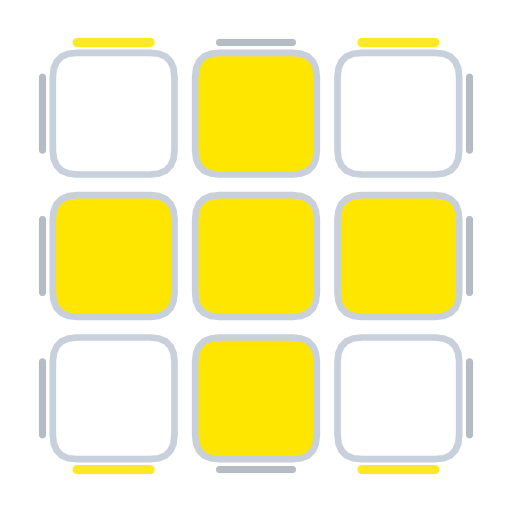
#> input picture oll/oll-01-512x512.png, 512 x 512 px
$ python -i signature.py   (imports and definitions only)
#> lines starting #> are read from the running program, lines starting #| are printed output that depends on the picture
# -*- coding: utf-8 -*-
"""从公式合集页的图里读出「签名」，用于和公式算出的局面比对。

图是应用导出的 SVG 光栅化结果，几何固定，所以按比例取样即可：
    cell=1  gap=0.17  pad=0.13*board   导出为正方形
"""
from PIL import Image

CELL, GAP = 1.0, 0.17
BOARD = 3 * (CELL + GAP) - GAP
PAD = 0.13 * BOARD
TOTAL = BOARD + 2 * PAD
PITCH = CELL + GAP
BAR_OFF = 0.085


def make_sampler(size):
    k = size / TOTAL
    return lambda x, y: (int(round(x * k)), int(round(y * k)))


def is_yellow(p):
    r, g, b = p[:3]
    return r > 200 and g > 170 and b < 120


def face_of(p):
    """PLL 侧面色带 -> 面字母。配色：U黄 F蓝 R红 B绿 L橙"""
    r, g, b = p[:3]
    if r > 200 and g > 200 and b < 120: return 'U'
    if b > 120 and r < 110 and g < 140: return 'F'
    if r > 140 and g < 110 and b < 110: return 'R'
    if g > 110 and r < 130 and b < 130: return 'B'
    if r > 190 and 110 < g < 190 and b < 110: return 'L'
    return '?'


def cell_center(r, c):
    return (PAD + c * PITCH + CELL / 2, PAD + r * PITCH + CELL / 2)


def bar_pt(face, i):
    """face: B(上) L(左) R(右) F(下)，i = 0..2"""
    if face == 'B': return (PAD + i * PITCH + CELL / 2, PAD - BAR_OFF)
    if face == 'F': return (PAD + i * PITCH + CELL / 2, PAD + BOARD + BAR_OFF)
    if face == 'L': return (PAD - BAR_OFF, PAD + i * PITCH + CELL / 2)
    return (PAD + BOARD + BAR_OFF, PAD + i * PITCH + CELL / 2)


def is_top_colour(rgb):
    """顶面「已朝向」那一格的颜色：白天紫 #7E6FC7、夜晚黄 #FFE600 都算。

    两套图除了顶面颜色完全一样，签名只看「这一格有没有涂上顶面色」，
    所以两种都要认 —— 否则白天那套读出来全是 0。"""
    r, g, b = rgb[:3]
    if r > 200 and g > 200 and b < 120:            # 黄
        return True
    return 105 < r < 145 and 90 < g < 130 and 175 < b < 220   # 紫


def read_oll(path):
    """OLL 图 -> (顶面 9 位顶面色, 侧边 12 位划线)"""
#> called with path = '../oll/oll-01-512x512.png'
    im = Image.open(path).convert('RGB')
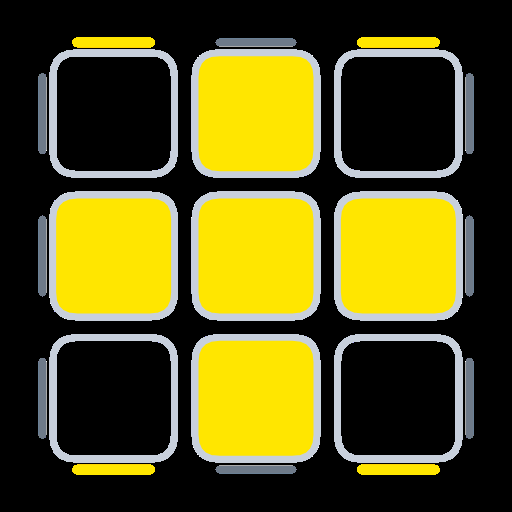
#> im: PIL image 512x512 RGB; mean R, G, B 91.6, 86.3, 28.3
    px = make_sampler(im.width)
    top = ''.join('1' if is_top_colour(im.getpixel(px(*cell_center(r, c)))) else '0'
                  for r in range(3) for c in range(3))
#> top = '010111010'
    bars = ''
    for face in 'BLRF':
        for i in range(3):
            bars += '1' if is_top_colour(im.getpixel(px(*bar_pt(face, i)))) else '0'
#> after the loop, bars = '101000000101'
    return top, bars


def read_pll(path):
    """PLL 图 -> 12 条侧面色带的面字母"""
    im = Image.open(path).convert('RGB')
    px = make_sampler(im.width)
    out = ''
    for face in 'BLRF':
        for i in range(3):
            out += face_of(im.getpixel(px(*bar_pt(face, i))))
    return out


def read(kind, path):
    return read_oll(path) if kind == 'oll' else read_pll(path)


# [12 lines not run here, left out]

>>> result = read_oll('../oll/oll-01-512x512.png')
#> result = ('010111010', '101000000101')

$ run again, on oll/oll-03-512x512.png
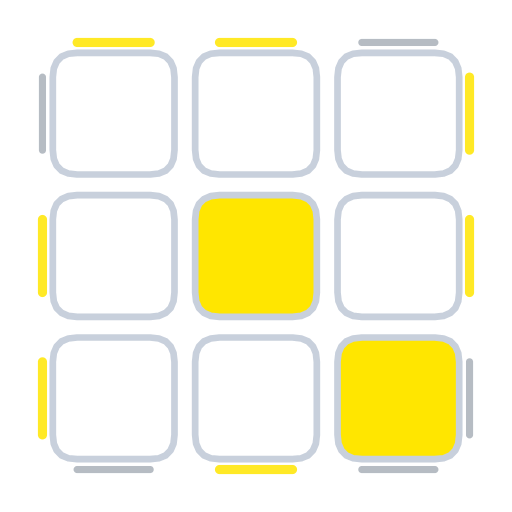
#> input picture oll/oll-03-512x512.png, 512 x 512 px
#> in read_oll, `im = Image.open(path).convert('RGB')`:
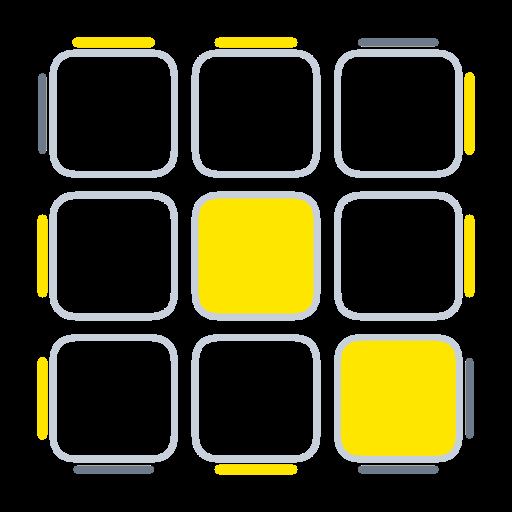
#> im: PIL image 512x512 RGB; mean R, G, B 56.1, 54.1, 27.7
#> top = '000010001'
#> after the loop in read_oll, `for face in 'BLRF':`: bars = '110011110010'
#> result = ('000010001', '110011110010')
